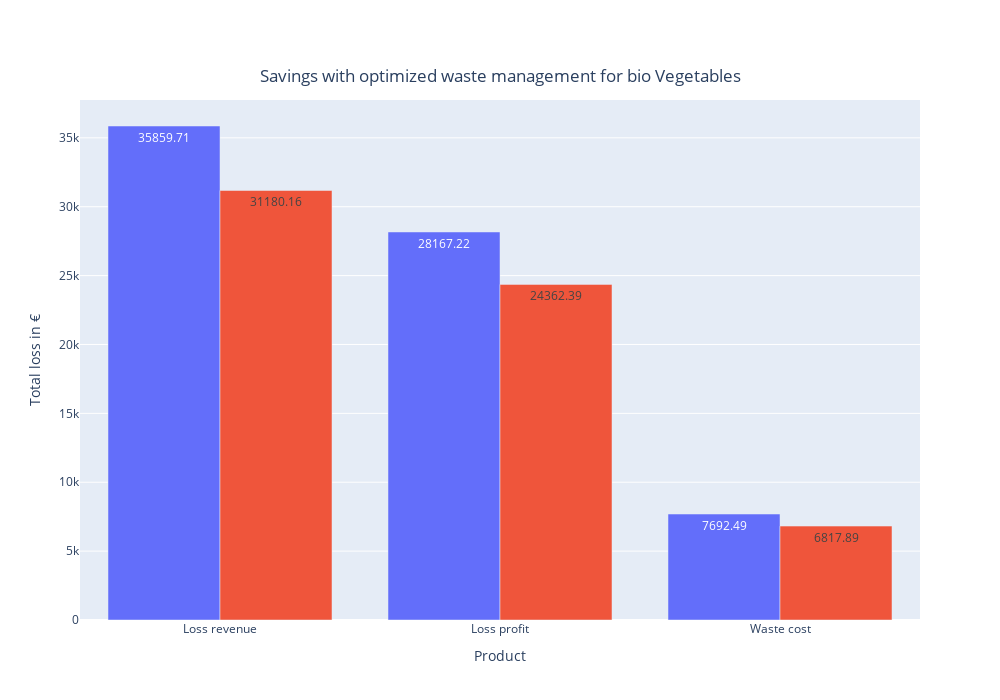

The code cell stored with this chart in its notebook:
### Code cell
import plotly.express as px
fig = px.bar(results, x="Metric", y='values', color="Method", barmode='group', text="values", title="Savings with optimized waste management for bio Vegetables")
fig.update_layout(showlegend=False, xaxis_title="Product",
    yaxis_title="Total loss in €",width=1000,
    height=700, title={
        
                'y':0.9,
        'x':0.5,
        'xanchor': 'center',
        'yanchor': 'top'},
        paper_bgcolor='rgba(0,0,0,0)')
fig.show()

### Figure 1 — Plotly figure (JSON) as saved in the notebook; plotly's stock layout.template omitted (floating-point values rounded to 4 significant figures)
{"data": [{"alignmentgroup": "True", "hovertemplate": "Method=Actual<br>Metric=%{x}<br>values=%{text}<extra></extra>", "legendgroup": "Actual", "marker": {"color": "#636efa"}, "name": "Actual", "offsetgroup": "Actual", "orientation": "v", "showlegend": true, "text": [35860.0, 28170.0, 7692.0], "textposition": "auto", "type": "bar", "x": ["Loss revenue", "Loss profit", "Waste cost"], "xaxis": "x", "y": [35860.0, 28170.0, 7692.0], "yaxis": "y"}, {"alignmentgroup": "True", "hovertemplate": "Method=Predicted w/discounts<br>Metric=%{x}<br>values=%{text}<extra></extra>", "legendgroup": "Predicted w/discounts", "marker": {"color": "#EF553B"}, "name": "Predicted w/discounts", "offsetgroup": "Predicted w/discounts", "orientation": "v", "showlegend": true, "text": [31180.0, 24360.0, 6818.0], "textposition": "auto", "type": "bar", "x": ["Loss revenue", "Loss profit", "Waste cost"], "xaxis": "x", "y": [31180.0, 24360.0, 6818.0], "yaxis": "y"}], "layout": {"barmode": "group", "height": 700, "legend": {"title": {"text": "Method"}, "tracegroupgap": 0}, "paper_bgcolor": "rgba(0,0,0,0)", "showlegend": false, "title": {"text": "Savings with optimized waste management for bio Vegetables", "x": 0.5, "xanchor": "center", "y": 0.9, "yanchor": "top"}, "width": 1000, "xaxis": {"anchor": "y", "domain": [0, 1], "title": {"text": "Product"}}, "yaxis": {"anchor": "x", "domain": [0, 1], "title": {"text": "Total loss in €"}}}}
